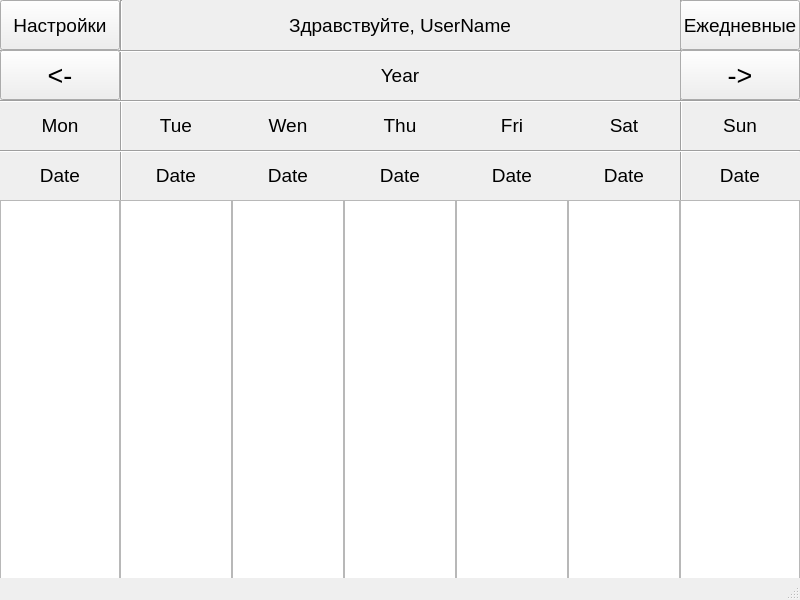
<?xml version="1.0" encoding="UTF-8"?>
<ui version="4.0">
 <class>MainWindow</class>
 <widget class="QMainWindow" name="MainWindow">
  <property name="geometry">
   <rect>
    <x>0</x>
    <y>0</y>
    <width>800</width>
    <height>600</height>
   </rect>
  </property>
  <property name="windowTitle">
   <string>MainWindow</string>
  </property>
  <widget class="QWidget" name="centralwidget">
   <widget class="Line" name="line">
    <property name="geometry">
     <rect>
      <x>120</x>
      <y>0</y>
      <width>3</width>
      <height>600</height>
     </rect>
    </property>
    <property name="sizePolicy">
     <sizepolicy hsizetype="Fixed" vsizetype="Minimum">
      <horstretch>0</horstretch>
      <verstretch>0</verstretch>
     </sizepolicy>
    </property>
    <property name="orientation">
     <enum>Qt::Vertical</enum>
    </property>
   </widget>
   <widget class="Line" name="line_6">
    <property name="geometry">
     <rect>
      <x>680</x>
      <y>0</y>
      <width>3</width>
      <height>600</height>
     </rect>
    </property>
    <property name="orientation">
     <enum>Qt::Vertical</enum>
    </property>
   </widget>
   <widget class="Line" name="line_7">
    <property name="geometry">
     <rect>
      <x>0</x>
      <y>50</y>
      <width>800</width>
      <height>3</height>
     </rect>
    </property>
    <property name="orientation">
     <enum>Qt::Horizontal</enum>
    </property>
   </widget>
   <widget class="Line" name="line_8">
    <property name="geometry">
     <rect>
      <x>0</x>
      <y>100</y>
      <width>800</width>
      <height>3</height>
     </rect>
    </property>
    <property name="orientation">
     <enum>Qt::Horizontal</enum>
    </property>
   </widget>
   <widget class="Line" name="line_9">
    <property name="geometry">
     <rect>
      <x>0</x>
      <y>150</y>
      <width>800</width>
      <height>3</height>
     </rect>
    </property>
    <property name="orientation">
     <enum>Qt::Horizontal</enum>
    </property>
   </widget>
   <widget class="Line" name="line_10">
    <property name="geometry">
     <rect>
      <x>0</x>
      <y>200</y>
      <width>800</width>
      <height>3</height>
     </rect>
    </property>
    <property name="orientation">
     <enum>Qt::Horizontal</enum>
    </property>
   </widget>
   <widget class="QPushButton" name="SetButton">
    <property name="geometry">
     <rect>
      <x>0</x>
      <y>0</y>
      <width>120</width>
      <height>50</height>
     </rect>
    </property>
    <property name="font">
     <font>
      <pointsize>14</pointsize>
     </font>
    </property>
    <property name="text">
     <string>Настройки</string>
    </property>
   </widget>
   <widget class="QLabel" name="labelWelcome">
    <property name="geometry">
     <rect>
      <x>120</x>
      <y>0</y>
      <width>560</width>
      <height>50</height>
     </rect>
    </property>
    <property name="font">
     <font>
      <pointsize>14</pointsize>
     </font>
    </property>
    <property name="text">
     <string>Здравствуйте, UserName</string>
    </property>
    <property name="alignment">
     <set>Qt::AlignCenter</set>
    </property>
   </widget>
   <widget class="QPushButton" name="EvrDButton">
    <property name="geometry">
     <rect>
      <x>680</x>
      <y>0</y>
      <width>120</width>
      <height>50</height>
     </rect>
    </property>
    <property name="font">
     <font>
      <pointsize>14</pointsize>
     </font>
    </property>
    <property name="text">
     <string>Ежедневные</string>
    </property>
   </widget>
   <widget class="QPushButton" name="LWButton">
    <property name="geometry">
     <rect>
      <x>0</x>
      <y>50</y>
      <width>120</width>
      <height>50</height>
     </rect>
    </property>
    <property name="font">
     <font>
      <pointsize>20</pointsize>
     </font>
    </property>
    <property name="text">
     <string>&lt;-</string>
    </property>
   </widget>
   <widget class="QPushButton" name="NWButton">
    <property name="geometry">
     <rect>
      <x>680</x>
      <y>50</y>
      <width>120</width>
      <height>50</height>
     </rect>
    </property>
    <property name="font">
     <font>
      <pointsize>20</pointsize>
     </font>
    </property>
    <property name="text">
     <string>-&gt;</string>
    </property>
   </widget>
   <widget class="QLabel" name="labelYear">
    <property name="geometry">
     <rect>
      <x>120</x>
      <y>50</y>
      <width>560</width>
      <height>50</height>
     </rect>
    </property>
    <property name="font">
     <font>
      <pointsize>14</pointsize>
     </font>
    </property>
    <property name="lineWidth">
     <number>1</number>
    </property>
    <property name="text">
     <string>Year</string>
    </property>
    <property name="alignment">
     <set>Qt::AlignCenter</set>
    </property>
   </widget>
   <widget class="QLabel" name="label_3">
    <property name="geometry">
     <rect>
      <x>0</x>
      <y>100</y>
      <width>120</width>
      <height>50</height>
     </rect>
    </property>
    <property name="font">
     <font>
      <pointsize>14</pointsize>
     </font>
    </property>
    <property name="text">
     <string>Mon</string>
    </property>
    <property name="alignment">
     <set>Qt::AlignCenter</set>
    </property>
   </widget>
   <widget class="QLabel" name="label_4">
    <property name="geometry">
     <rect>
      <x>120</x>
      <y>100</y>
      <width>112</width>
      <height>50</height>
     </rect>
    </property>
    <property name="font">
     <font>
      <pointsize>14</pointsize>
     </font>
    </property>
    <property name="text">
     <string>Tue</string>
    </property>
    <property name="alignment">
     <set>Qt::AlignCenter</set>
    </property>
   </widget>
   <widget class="QLabel" name="label_5">
    <property name="geometry">
     <rect>
      <x>232</x>
      <y>100</y>
      <width>112</width>
      <height>50</height>
     </rect>
    </property>
    <property name="font">
     <font>
      <pointsize>14</pointsize>
     </font>
    </property>
    <property name="text">
     <string>Wen</string>
    </property>
    <property name="alignment">
     <set>Qt::AlignCenter</set>
    </property>
   </widget>
   <widget class="QLabel" name="label_6">
    <property name="geometry">
     <rect>
      <x>344</x>
      <y>100</y>
      <width>112</width>
      <height>50</height>
     </rect>
    </property>
    <property name="font">
     <font>
      <pointsize>14</pointsize>
     </font>
    </property>
    <property name="text">
     <string>Thu</string>
    </property>
    <property name="alignment">
     <set>Qt::AlignCenter</set>
    </property>
   </widget>
   <widget class="QLabel" name="label_7">
    <property name="geometry">
     <rect>
      <x>456</x>
      <y>100</y>
      <width>112</width>
      <height>50</height>
     </rect>
    </property>
    <property name="font">
     <font>
      <pointsize>14</pointsize>
     </font>
    </property>
    <property name="text">
     <string>Fri</string>
    </property>
    <property name="alignment">
     <set>Qt::AlignCenter</set>
    </property>
   </widget>
   <widget class="QLabel" name="label_8">
    <property name="geometry">
     <rect>
      <x>568</x>
      <y>100</y>
      <width>112</width>
      <height>50</height>
     </rect>
    </property>
    <property name="font">
     <font>
      <pointsize>14</pointsize>
     </font>
    </property>
    <property name="text">
     <string>Sat</string>
    </property>
    <property name="alignment">
     <set>Qt::AlignCenter</set>
    </property>
   </widget>
   <widget class="QLabel" name="label_9">
    <property name="geometry">
     <rect>
      <x>680</x>
      <y>100</y>
      <width>120</width>
      <height>50</height>
     </rect>
    </property>
    <property name="font">
     <font>
      <pointsize>14</pointsize>
     </font>
    </property>
    <property name="text">
     <string>Sun</string>
    </property>
    <property name="alignment">
     <set>Qt::AlignCenter</set>
    </property>
   </widget>
   <widget class="QLabel" name="dateMonday">
    <property name="geometry">
     <rect>
      <x>0</x>
      <y>150</y>
      <width>120</width>
      <height>50</height>
     </rect>
    </property>
    <property name="font">
     <font>
      <pointsize>14</pointsize>
     </font>
    </property>
    <property name="text">
     <string>Date</string>
    </property>
    <property name="alignment">
     <set>Qt::AlignCenter</set>
    </property>
   </widget>
   <widget class="QLabel" name="dateTuesday">
    <property name="geometry">
     <rect>
      <x>120</x>
      <y>150</y>
      <width>112</width>
      <height>50</height>
     </rect>
    </property>
    <property name="font">
     <font>
      <pointsize>14</pointsize>
     </font>
    </property>
    <property name="text">
     <string>Date</string>
    </property>
    <property name="alignment">
     <set>Qt::AlignCenter</set>
    </property>
   </widget>
   <widget class="QLabel" name="dateWednesday">
    <property name="geometry">
     <rect>
      <x>232</x>
      <y>150</y>
      <width>112</width>
      <height>50</height>
     </rect>
    </property>
    <property name="font">
     <font>
      <pointsize>14</pointsize>
     </font>
    </property>
    <property name="text">
     <string>Date</string>
    </property>
    <property name="alignment">
     <set>Qt::AlignCenter</set>
    </property>
   </widget>
   <widget class="QLabel" name="dateThursday">
    <property name="geometry">
     <rect>
      <x>344</x>
      <y>150</y>
      <width>112</width>
      <height>50</height>
     </rect>
    </property>
    <property name="font">
     <font>
      <pointsize>14</pointsize>
     </font>
    </property>
    <property name="text">
     <string>Date</string>
    </property>
    <property name="alignment">
     <set>Qt::AlignCenter</set>
    </property>
   </widget>
   <widget class="QLabel" name="dateFriday">
    <property name="geometry">
     <rect>
      <x>456</x>
      <y>150</y>
      <width>112</width>
      <height>50</height>
     </rect>
    </property>
    <property name="font">
     <font>
      <pointsize>14</pointsize>
     </font>
    </property>
    <property name="text">
     <string>Date</string>
    </property>
    <property name="alignment">
     <set>Qt::AlignCenter</set>
    </property>
   </widget>
   <widget class="QLabel" name="dateSaturday">
    <property name="geometry">
     <rect>
      <x>568</x>
      <y>150</y>
      <width>112</width>
      <height>50</height>
     </rect>
    </property>
    <property name="font">
     <font>
      <pointsize>14</pointsize>
     </font>
    </property>
    <property name="text">
     <string>Date</string>
    </property>
    <property name="alignment">
     <set>Qt::AlignCenter</set>
    </property>
   </widget>
   <widget class="QLabel" name="dateSunday">
    <property name="geometry">
     <rect>
      <x>680</x>
      <y>150</y>
      <width>120</width>
      <height>50</height>
     </rect>
    </property>
    <property name="font">
     <font>
      <pointsize>14</pointsize>
     </font>
    </property>
    <property name="text">
     <string>Date</string>
    </property>
    <property name="alignment">
     <set>Qt::AlignCenter</set>
    </property>
   </widget>
   <widget class="QTextEdit" name="eventMonday">
    <property name="geometry">
     <rect>
      <x>0</x>
      <y>200</y>
      <width>120</width>
      <height>400</height>
     </rect>
    </property>
   </widget>
   <widget class="QTextEdit" name="eventTuesday">
    <property name="geometry">
     <rect>
      <x>120</x>
      <y>200</y>
      <width>112</width>
      <height>400</height>
     </rect>
    </property>
   </widget>
   <widget class="QTextEdit" name="eventWednesday">
    <property name="geometry">
     <rect>
      <x>232</x>
      <y>200</y>
      <width>112</width>
      <height>400</height>
     </rect>
    </property>
   </widget>
   <widget class="QTextEdit" name="eventThursday">
    <property name="geometry">
     <rect>
      <x>344</x>
      <y>200</y>
      <width>112</width>
      <height>400</height>
     </rect>
    </property>
   </widget>
   <widget class="QTextEdit" name="eventFriday">
    <property name="geometry">
     <rect>
      <x>456</x>
      <y>200</y>
      <width>112</width>
      <height>400</height>
     </rect>
    </property>
   </widget>
   <widget class="QTextEdit" name="eventSaturday">
    <property name="geometry">
     <rect>
      <x>568</x>
      <y>200</y>
      <width>112</width>
      <height>400</height>
     </rect>
    </property>
   </widget>
   <widget class="QTextEdit" name="eventSunday">
    <property name="geometry">
     <rect>
      <x>680</x>
      <y>200</y>
      <width>120</width>
      <height>400</height>
     </rect>
    </property>
   </widget>
  </widget>
  <widget class="QStatusBar" name="statusbar"/>
 </widget>
 <resources/>
 <connections/>
</ui>
